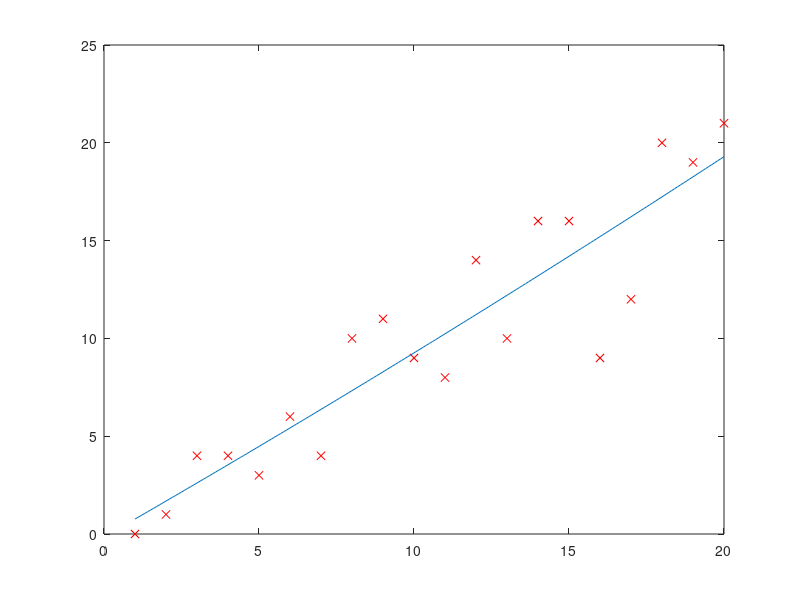

The MATLAB script that drew this image:
function nejmctverce

% nagenerujeme si data tak, aby byly linearne zavisla
x = 1:20;
y = 1:20;

% pouzijeme funkci poissrnd, ktera nageneruje data s poissonovskym rozdelenim
ySum = poissrnd(y);

% napocitame Sk a Tk
S0 = sum(x.^0);
S1 = sum(x.^1);
S2 = sum(x.^2);
S3 = sum(x.^3);
S4 = sum(x.^4);
T0 = sum(ySum.*x.^0);
T1 = sum(ySum.*x.^1);
T2 = sum(ySum.*x.^2);

% % napocitame parametry a a b
% b= ( S2*T0 - S1*T1 ) / ( S0*S2 - S1^2 );
% a= ( S0*T1 - S1*T0 ) / ( S0*S2 - S1^2 );

% numericky resime soustavu
A=[S0, S1, S2; S1, S2, S3; S2, S3, S4];
prv_str=[T0; T1; T2];
koef=A\prv_str;


% nagenerujeme si body x, ve kterych chceme provest interpolaci
xToPrint=1:0.1:20;

% spocteme si hodnotu interpolace
%yToPrint=a*xToPrint+b;
yToPrint = koef(1)+koef(2)*xToPrint+koef(3)*xToPrint.^2;
% zobrazime
plot(x,ySum,'rx',xToPrint,yToPrint);

end
